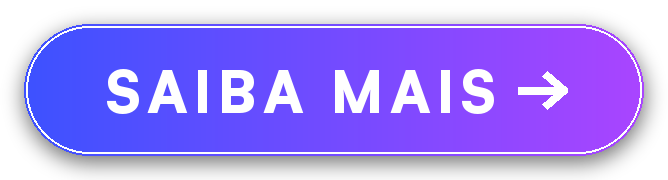
#> input picture FEA-edicao-videos/FEA-assets/FEA-botao-saiba-mais-fepexp.png, 668 x 180 px
$ python -i fea_editar_opiniao.py   (imports and definitions only)
#> lines starting #> are read from the running program, lines starting #| are printed output that depends on the picture
#!/usr/bin/env python3
"""FEA: edição no estilo "opinião / mito ou verdade" (Reels do Dr. João perguntando aos alunos).

Estilo copiado da pasta de referência da Keila (out/2026, "1- Olheiras" a "4- Lábios"):
  - Título em caixas brancas com texto preto (Montserrat Bold), alinhado à esquerda, com barra
    bege ao lado; entra deslizando da esquerda com o som de arrasto (whoosh) e some aos 4,1 s.
  - Legenda branca pequena (Montserrat Bold), centralizada a ~78% da altura, desde o início.
  - Produto citado: foto do produto num quadro branco no centro, entrando com um "pop".
  - CTA falado da Black Friday: "VITALÍCIO" grande na tela e, no fim, a cartela da campanha.

Usa o mesmo projeto.json do fea_editar_video.py (entrada, transcricao, saida, titulo, manter,
remover_legenda, silenciar, correcoes...), mais:
    "titulo_linhas": ["Linha 1", "Linha 2"]       # quebra manual do título (opcional)
    "produtos": [[t_bruto, "img.png", duracao]]   # insert da foto do produto (s do bruto)
    "destaques": [[ini_bruto, fim_bruto, "VITALÍCIO"]]
    "cartela": true                               # cola a cartela da Black Friday no final
e, no nível do projeto: "whoosh" (wav do som de arrasto) e "cartela" (mp4 da cartela final).

Uso:
    python3 fea_editar_opiniao.py projeto.json [--so-legenda] [trecho_do_nome ...]
"""
import json
import os
import re
import subprocess
import sys

sys.path.insert(0, os.path.dirname(os.path.abspath(__file__)))
import fea_editar_video as base  # noqa: E402

W, H = 1080, 1920

# medidas tiradas em pixels da referência "3- Toxina" (quadro de 2 s)
TIT_FS = 83            # tamanho ASS (PIL 53 px: "Todas as toxinas são iguais" = 753 px)
TIT_X = 104            # borda esquerda das caixas
TIT_PAD = 20           # respiro do texto dentro da caixa
TIT_CAIXA_H = 74
TIT_PASSO = 84         # distância entre as caixas
TIT_CENTRO_Y = 1202    # centro do bloco de 2 linhas
TIT_MAX_PX = 900       # largura máxima do texto de uma linha
BARRA = (70, 89)       # barra bege à esquerda, cor (219, 208, 147)
TIT_FIM = 4.1          # o título some de uma vez aos 4,1 s
SLIDE = (0.10, 0.60)   # entrada deslizando

LEG_FS = 62            # PIL 40 px: "como a Zelman que tem" = 510 px
LEG_Y = 1500
LEG_PASSO = 48
LEG_MAX = 22

DESTAQUE_FS = 125
DESTAQUE_Y = 1200
EMENDA = 1.0   # intervalo máximo entre inserts que é fechado (o próximo entra direto)
ROT_FS, ROT_PAD, ROT_H, ROT_Y = 50, 34, 86, 190  # rótulo das ilustrações (topo da tela)

PROD_LADO = 552
PROD_CENTRO = (540, 1125)
SPLIT_TOPO = 1020          # caso clínico ocupa o topo até aqui (com o esfumado no fim)
SPLIT_ESFUMADO = 240       # altura da faixa esfumaçada entre o caso e o Dr.
SPLIT_DR_H = 1140          # faixa do vídeo do Dr. que desce para a metade de baixo (começa sob o esfumado)
SPLIT_DR_Y = 200           # de onde ela sai no quadro original (rosto e mãos)
LEG_Y_SPLIT = 1010         # na tela dividida a legenda fica na emenda (igual ao Reel de referência)
PROD_CENTRO_ALTO = 700   # durante o título (caixas em y 1120 a 1290)
PROD_DUR = 2.5

PIL_POR_ASS = 0.641    # calibrado: fonte ASS 100 = Montserrat PIL 64,1


def fonte(cfg, peso="Bold", tam=100):
    from PIL import ImageFont
    return ImageFont.truetype(os.path.join(cfg["fontsdir"], f"Montserrat-{peso}.ttf"), tam)


def largura(cfg, texto, fs, peso="Bold"):
    return fonte(cfg, peso, 100).getlength(texto) * fs * PIL_POR_ASS / 100


# [151 lines left out: functions quebrar_titulo, ass_header, caixa_arredondada, eventos_rotulo, eventos_titulo, eventos_legenda and 2 more, not called in this run]


def cartao_produto(img, destino):
    """Quadro branco 552x552 com a foto do produto, levemente inclinado (igual à referência)."""
#> called with destino = 'out.png'
    from PIL import Image
    fundo = Image.new("RGBA", (PROD_LADO, PROD_LADO), (255, 255, 255, 255))
#> fundo: PIL image 552x552 RGBA; every value is 255
    p = Image.open(img).convert("RGBA")
#> p is the input picture: PIL image 668x180 RGBA; mean R, G, B, A 87.4, 64.8, 165.6, 169.8
    # fundo branco do arquivo vira branco do quadro; foto ocupa ~85% do quadro
    f = PROD_LADO * 0.86 / max(p.width, p.height)
#> f = 0.711
    p = p.resize((round(p.width * f), round(p.height * f)), Image.LANCZOS)
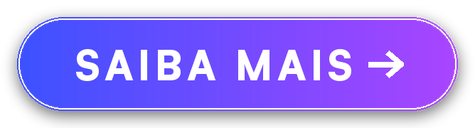
#> p: PIL image 475x128 RGBA; mean R, G, B, A 87, 64.2, 166, 169.6; transparent parts drawn white
    fundo.alpha_composite(p, ((PROD_LADO - p.width) // 2, (PROD_LADO - p.height) // 2))
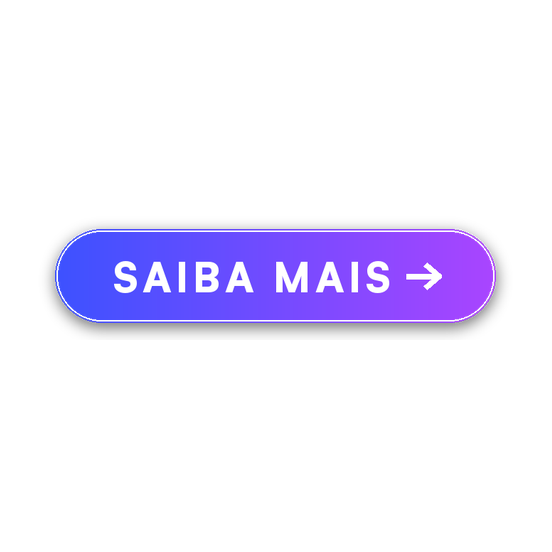
#> fundo: PIL image 552x552 RGBA; mean R, G, B, A 237.8, 233.3, 253.4, 255
    fundo = fundo.rotate(-1.2, resample=Image.BICUBIC, expand=True)
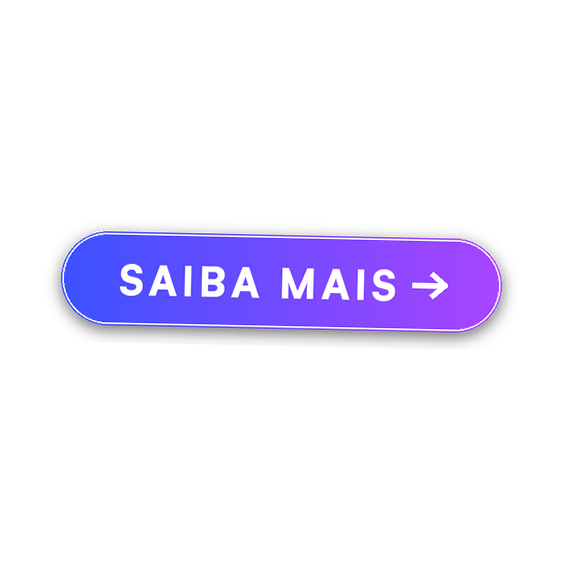
#> fundo: PIL image 564x564 RGBA; mean R, G, B, A 227.7, 223.4, 242.7, 244.3; transparent parts drawn white
    fundo.save(destino)
    return destino


PAUSA_MAX = 0.9        # silêncio entre falas acima disso sai (pessoa demorando para responder)
MARGEM_PAUSA = 0.3     # respiro mantido antes e depois de cada fala


# [46 lines left out: function tirar_pausas, not called in this run]


# marcas e nomes compostos: nunca se dividem entre duas legendas e mantêm a maiúscula
PARES = {("belotero", "intense"), ("revanesse", "kiss"), ("neuramis", "deep"), ("rennova", "deep"),
         ("deep", "line"), ("rennova", "lift"), ("lift", "plus"), ("yvoire", "contour"),
         ("juvéderm", "voluma"), ("juvederm", "voluma"), ("neauvia", "stimulate"), ("perfectha", "subskin"),
         ("black", "friday"), ("elite", "injectors"), ("injectors", "congress"), ("md", "codes"),
         ("restylane", "kiss"), ("restylane", "kysse"), ("restylane", "refyne"), ("restylane", "refine"), ("restylane", "lyft"),
         ("restylane", "lift"), ("restylane", "defyne"), ("restylane", "define"), ("saiba", "mais"),
         # como o Whisper escreve antes da correção
         ("neuromis", "deep"), ("neuromys", "deep"), ("renova", "deep"), ("renova", "lift"),
         ("nuve", "estimulate"), ("ivoar", "contour"), ("resilane", "refine"), ("neuronis", "jeep"),
         # lote Melhores produtos (22/10): termos que a legenda quebrava ao meio e a correção não pegava
         ("solo", "infector"), ("swelling", "factor"), ("e", "voar"), ("voar", "contour"), ("evoire", "contour"),
         ("yvoire", "contour"), ("dr", "joão"), ("biogelis", "global"), ("biogelis", "volume"),
         ("biogelis", "volumax"), ("neuramis", "volume"), ("belotero", "volume"), ("belotero", "intenso"),
         ("restylane", "volyme"), ("restylane", "volime"), ("rechilane", "volime"), ("rechilane", "refine"),
         ("restylane", "shape"), ("restylane", "shaype"), ("restylane", "gel"), ("hestlani", "kiss"),
         ("neauvia", "intense"), ("nuvia", "intense"), ("núvia", "intense"), ("nuvia", "stimulate"),
         ("neauvia", "stimulate"), ("eptik", "s100"), ("epetique", "s100"), ("perfecta", "subskin"),
         ("perfectha", "subskin"), ("tear", "trough"), ("tan", "delta"), ("doutor", "pithon"), ("doutor", "piton"),
         ("ácido", "hialurônico"), ("juvederm", "voluma")}
NOMES = {"Black", "Friday", "Elite", "Injectors", "Congress", "Radiesse", "Rennova", "Deep", "Line",
         "Belotero", "Intense", "Refyne", "Restylane", "Profhilo", "Yvoire", "Contour", "Juvéderm",
         "Voluma", "Singderm", "Sofiderm", "Biogelis", "Neauvia", "Stimulate", "Lyft", "Defyne", "Kiss",
         "Subskin", "Perfectha", "Kysse", "Vitalícia", "Vitalício", "MEC", "BD", "MD", "Codes", "Mari", "Botox",
         "Lift", "Plus", "Revanesse", "Neuramis", "YouTube", "Saiba", "Combo", "Mônaco",
         "Global", "Volume", "Volumax", "Shaype", "Volyme", "Dr.", "Yvoire", "Thiamidol", "Eucerin", "Intense", "Dr"}
# [1 line not run here, left out]


# [175 lines left out: functions juntar_pares, gerar, main, not called in this run]


# [2 lines not run here, left out]

>>> result = cartao_produto('FEA-assets/FEA-botao-saiba-mais-fepexp.png', 'out.png')

$ run again, on FEA-edicao-videos/amostras/FEA-amostra-camadas-pele.png
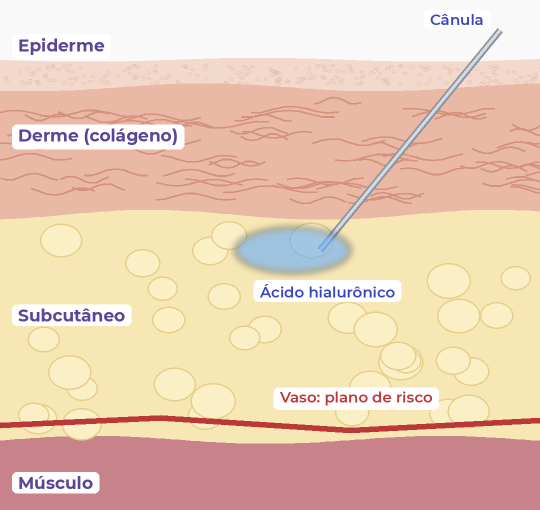
#> input picture FEA-edicao-videos/amostras/FEA-amostra-camadas-pele.png, 1080 x 1020 px (shown at 1/2 size)
#> in cartao_produto, `p = p.resize((round(p.width * f), round(p.height * f)), Image.LANCZOS)`:
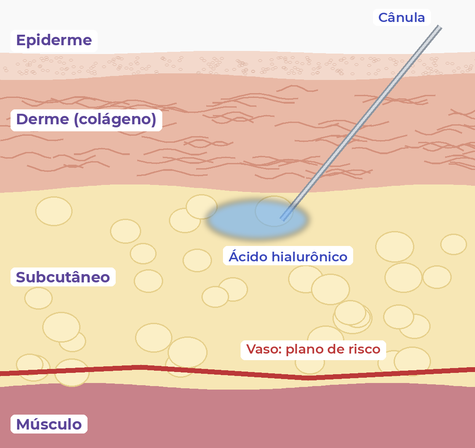
#> p: PIL image 475x448 RGBA; mean R, G, B, A 232.9, 203.6, 182.4, 255
#> in cartao_produto, `fundo = fundo.rotate(-1.2, resample=Image.BICUBIC, expand=True)`:
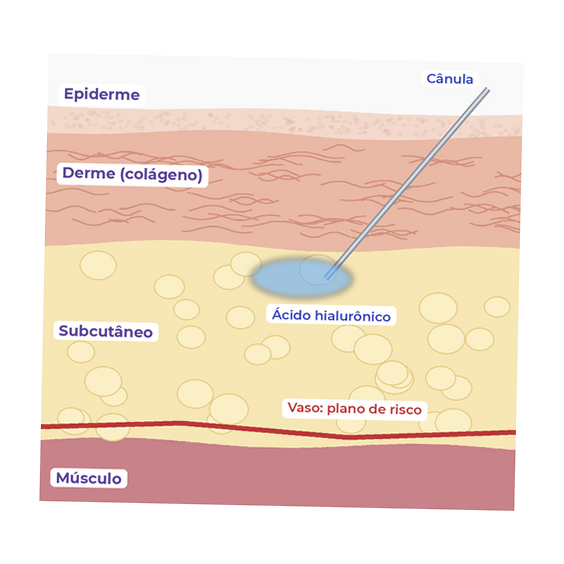
#> fundo: PIL image 564x564 RGBA; mean R, G, B, A 229.3, 209.7, 195.5, 244.3; transparent parts drawn white
